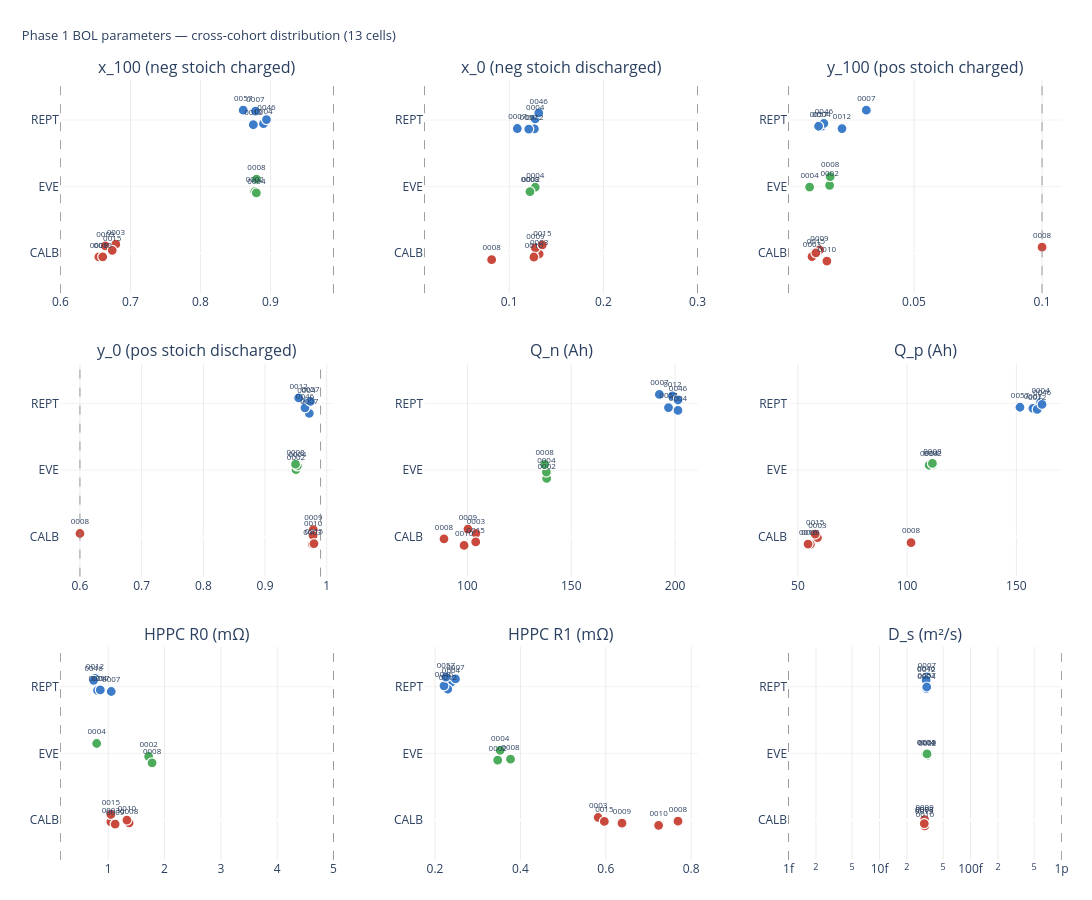

The code cell stored with this chart in its notebook:
### Markdown cell above
## 4. Per-parameter cross-cohort distributions

Same style as `cohort_parameter_distributions.ipynb` — one panel per BOL parameter, coloured by make. Look for cells that fall well outside the make's cluster (extraction / fit anomalies).

### Code cell
import plotly.graph_objects as go
from plotly.subplots import make_subplots

MAKE_COLOR = {'CALB': '#c94a3c', 'EVE': '#4dab5c', 'REPT': '#3c7cc9'}

PANELS = [
    ('x_100', 'x_100 (neg stoich charged)',   (0.60, 0.99)),
    ('x_0',   'x_0 (neg stoich discharged)',  (0.01, 0.30)),
    ('y_100', 'y_100 (pos stoich charged)',   (0.001, 0.10)),
    ('y_0',   'y_0 (pos stoich discharged)',  (0.60, 0.99)),
    ('Q_n',   'Q_n (Ah)',                     None),
    ('Q_p',   'Q_p (Ah)',                     None),
    ('R0_mΩ', 'HPPC R0 (mΩ)',                 (0.15, 5.0)),
    ('R1_mΩ', 'HPPC R1 (mΩ)',                 None),
    ('D_s',   'D_s (m²/s)',                   (1e-15, 1e-12)),
]
ncols = 3
nrows = int(np.ceil(len(PANELS) / ncols))
fig = make_subplots(rows=nrows, cols=ncols,
                     subplot_titles=[p[1] for p in PANELS],
                     vertical_spacing=0.09, horizontal_spacing=0.09)

y_pos = {'CALB': 0, 'EVE': 1, 'REPT': 2}

for i, (col, label, bounds) in enumerate(PANELS):
    row = i // ncols + 1; c = i % ncols + 1
    log_x = (col == 'D_s')
    for m in ['CALB','EVE','REPT']:
        sub = agg[agg['make'] == m]
        vals = sub[col].values.astype(float)
        cells = sub['cell'].values
        y_jitter = np.full(len(vals), y_pos[m], dtype=float) + \
                    np.random.default_rng(abs(hash(m+col)) % (2**32)).uniform(-0.15, 0.15, len(vals))
        fig.add_trace(go.Scatter(
            x=vals, y=y_jitter, mode='markers+text',
            marker=dict(size=10, color=MAKE_COLOR[m], line=dict(color='white', width=1.2)),
            text=cells, textposition='top center', textfont_size=8,
            showlegend=False,
            hovertemplate=(f'<b>{m} · %{{text}}</b><br>'
                            f'{label}: %{{x}}<extra></extra>'),
        ), row=row, col=c)
    if bounds is not None:
        lo, hi = bounds
        for x_ref in (lo, hi):
            if np.isfinite(x_ref):
                fig.add_vline(x=x_ref, row=row, col=c,
                               line=dict(color='grey', width=0.8, dash='dash'))
    fig.update_yaxes(tickmode='array',
                      tickvals=list(y_pos.values()),
                      ticktext=list(y_pos.keys()),
                      range=[-0.6, 2.6],
                      gridcolor='rgba(0,0,0,0.05)', row=row, col=c)
    fig.update_xaxes(gridcolor='rgba(0,0,0,0.08)', row=row, col=c,
                     type='log' if log_x else 'linear')

fig.update_layout(
    title=dict(text='Phase 1 BOL parameters — cross-cohort distribution (13 cells)',
                x=0.02, font_size=13),
    height=280*nrows+60, width=1150,
    plot_bgcolor='white',
    margin=dict(l=60, r=30, t=80, b=40),
)
fig.show()

### Figure 1 — Plotly figure (JSON) as saved in the notebook; plotly's stock layout.template omitted (floating-point values rounded to 4 significant figures)
{"data": [{"hovertemplate": "<b>CALB · %{text}</b><br>x_100 (neg stoich charged): %{x}<extra></extra>", "marker": {"color": "#c94a3c", "line": {"color": "white", "width": 1.2}, "size": 10}, "mode": "markers+text", "showlegend": false, "text": ["0003", "0008", "0009", "0010", "0015"], "textfont": {"size": 8}, "textposition": "top center", "type": "scatter", "x": [0.6792, 0.6549, 0.6643, 0.6605, 0.674], "xaxis": "x", "y": [0.1364, -0.05509, 0.1094, -0.05393, 0.04336], "yaxis": "y"}, {"hovertemplate": "<b>EVE · %{text}</b><br>x_100 (neg stoich charged): %{x}<extra></extra>", "marker": {"color": "#4dab5c", "line": {"color": "white", "width": 1.2}, "size": 10}, "mode": "markers+text", "showlegend": false, "text": ["0002", "0004", "0008"], "textfont": {"size": 8}, "textposition": "top center", "type": "scatter", "x": [0.8776, 0.8798, 0.88], "xaxis": "x", "y": [0.9233, 0.9054, 1.111], "yaxis": "y"}, {"hovertemplate": "<b>REPT · %{text}</b><br>x_100 (neg stoich charged): %{x}<extra></extra>", "marker": {"color": "#3c7cc9", "line": {"color": "white", "width": 1.2}, "size": 10}, "mode": "markers+text", "showlegend": false, "text": ["0004", "0007", "0012", "0046", "0057"], "textfont": {"size": 8}, "textposition": "top center", "type": "scatter", "x": [0.8901, 0.8786, 0.8755, 0.8943, 0.8611], "xaxis": "x", "y": [1.945, 2.134, 1.929, 2.006, 2.147], "yaxis": "y"}, {"hovertemplate": "<b>CALB · %{text}</b><br>x_0 (neg stoich discharged): %{x}<extra></extra>", "marker": {"color": "#c94a3c", "line": {"color": "white", "width": 1.2}, "size": 10}, "mode": "markers+text", "showlegend": false, "text": ["0003", "0008", "0009", "0010", "0015"], "textfont": {"size": 8}, "textposition": "top center", "type": "scatter", "x": [0.1318, 0.08135, 0.1278, 0.1262, 0.1352], "xaxis": "x2", "y": [-0.01167, -0.0962, 0.07951, -0.05703, 0.126], "yaxis": "y2"}, {"hovertemplate": "<b>EVE · %{text}</b><br>x_0 (neg stoich discharged): %{x}<extra></extra>", "marker": {"color": "#4dab5c", "line": {"color": "white", "width": 1.2}, "size": 10}, "mode": "markers+text", "showlegend": false, "text": ["0002", "0004", "0008"], "textfont": {"size": 8}, "textposition": "top center", "type": "scatter", "x": [0.123, 0.1277, 0.122], "xaxis": "x2", "y": [0.9283, 0.9901, 0.9231], "yaxis": "y2"}, {"hovertemplate": "<b>REPT · %{text}</b><br>x_0 (neg stoich discharged): %{x}<extra></extra>", "marker": {"color": "#3c7cc9", "line": {"color": "white", "width": 1.2}, "size": 10}, "mode": "markers+text", "showlegend": false, "text": ["0004", "0007", "0012", "0046", "0057"], "textfont": {"size": 8}, "textposition": "top center", "type": "scatter", "x": [0.1276, 0.1086, 0.1267, 0.1314, 0.1208], "xaxis": "x2", "y": [2.014, 1.872, 1.868, 2.106, 1.863], "yaxis": "y2"}, {"hovertemplate": "<b>CALB · %{text}</b><br>y_100 (pos stoich charged): %{x}<extra></extra>", "marker": {"color": "#c94a3c", "line": {"color": "white", "width": 1.2}, "size": 10}, "mode": "markers+text", "showlegend": false, "text": ["0003", "0008", "0009", "0010", "0015"], "textfont": {"size": 8}, "textposition": "top center", "type": "scatter", "x": [0.01017, 0.1, 0.0131, 0.01599, 0.01169], "xaxis": "x3", "y": [-0.04944, 0.09043, 0.04944, -0.1174, 0.005869], "yaxis": "y3"}, {"hovertemplate": "<b>EVE · %{text}</b><br>y_100 (pos stoich charged): %{x}<extra></extra>", "marker": {"color": "#4dab5c", "line": {"color": "white", "width": 1.2}, "size": 10}, "mode": "markers+text", "showlegend": false, "text": ["0002", "0004", "0008"], "textfont": {"size": 8}, "textposition": "top center", "type": "scatter", "x": [0.01705, 0.009233, 0.01727], "xaxis": "x3", "y": [1.018, 0.9928, 1.15], "yaxis": "y3"}, {"hovertemplate": "<b>REPT · %{text}</b><br>y_100 (pos stoich charged): %{x}<extra></extra>", "marker": {"color": "#3c7cc9", "line": {"color": "white", "width": 1.2}, "size": 10}, "mode": "markers+text", "showlegend": false, "text": ["0004", "0007", "0012", "0046", "0057"], "textfont": {"size": 8}, "textposition": "top center", "type": "scatter", "x": [0.01384, 0.03139, 0.02188, 0.01481, 0.01274], "xaxis": "x3", "y": [1.904, 2.147, 1.872, 1.949, 1.906], "yaxis": "y3"}, {"hovertemplate": "<b>CALB · %{text}</b><br>y_0 (pos stoich discharged): %{x}<extra></extra>", "marker": {"color": "#c94a3c", "line": {"color": "white", "width": 1.2}, "size": 10}, "mode": "markers+text", "showlegend": false, "text": ["0003", "0008", "0009", "0010", "0015"], "textfont": {"size": 8}, "textposition": "top center", "type": "scatter", "x": [0.9768, 0.6, 0.9782, 0.9778, 0.9793], "xaxis": "x4", "y": [-0.1142, 0.04669, 0.1043, 0.01843, -0.1039], "yaxis": "y4"}, {"hovertemplate": "<b>EVE · %{text}</b><br>y_0 (pos stoich discharged): %{x}<extra></extra>", "marker": {"color": "#4dab5c", "line": {"color": "white", "width": 1.2}, "size": 10}, "mode": "markers+text", "showlegend": false, "text": ["0002", "0004", "0008"], "textfont": {"size": 8}, "textposition": "top center", "type": "scatter", "x": [0.9502, 0.9523, 0.9494], "xaxis": "x4", "y": [1.004, 1.061, 1.088], "yaxis": "y4"}, {"hovertemplate": "<b>REPT · %{text}</b><br>y_0 (pos stoich discharged): %{x}<extra></extra>", "marker": {"color": "#3c7cc9", "line": {"color": "white", "width": 1.2}, "size": 10}, "mode": "markers+text", "showlegend": false, "text": ["0004", "0007", "0012", "0046", "0057"], "textfont": {"size": 8}, "textposition": "top center", "type": "scatter", "x": [0.967, 0.9717, 0.9546, 0.9647, 0.9736], "xaxis": "x4", "y": [2.017, 1.851, 2.082, 1.933, 2.031], "yaxis": "y4"}, {"hovertemplate": "<b>CALB · %{text}</b><br>Q_n (Ah): %{x}<extra></extra>", "marker": {"color": "#c94a3c", "line": {"color": "white", "width": 1.2}, "size": 10}, "mode": "markers+text", "showlegend": false, "text": ["0003", "0008", "0009", "0010", "0015"], "textfont": {"size": 8}, "textposition": "top center", "type": "scatter", "x": [104.1, 88.73, 100.3, 98.41, 104.0], "xaxis": "x5", "y": [0.05014, -0.03255, 0.1132, -0.1322, -0.07923], "yaxis": "y5"}, {"hovertemplate": "<b>EVE · %{text}</b><br>Q_n (Ah): %{x}<extra></extra>", "marker": {"color": "#4dab5c", "line": {"color": "white", "width": 1.2}, "size": 10}, "mode": "markers+text", "showlegend": false, "text": ["0002", "0004", "0008"], "textfont": {"size": 8}, "textposition": "top center", "type": "scatter", "x": [138.2, 138.0, 137.2], "xaxis": "x5", "y": [0.874, 0.9692, 1.083], "yaxis": "y5"}, {"hovertemplate": "<b>REPT · %{text}</b><br>Q_n (Ah): %{x}<extra></extra>", "marker": {"color": "#3c7cc9", "line": {"color": "white", "width": 1.2}, "size": 10}, "mode": "markers+text", "showlegend": false, "text": ["0004", "0007", "0012", "0046", "0057"], "textfont": {"size": 8}, "textposition": "top center", "type": "scatter", "x": [201.4, 192.4, 198.7, 201.4, 196.8], "xaxis": "x5", "y": [1.895, 2.134, 2.111, 2.051, 1.936], "yaxis": "y5"}, {"hovertemplate": "<b>CALB · %{text}</b><br>Q_p (Ah): %{x}<extra></extra>", "marker": {"color": "#c94a3c", "line": {"color": "white", "width": 1.2}, "size": 10}, "mode": "markers+text", "showlegend": false, "text": ["0003", "0008", "0009", "0010", "0015"], "textfont": {"size": 8}, "textposition": "top center", "type": "scatter", "x": [58.94, 101.8, 55.72, 54.66, 57.93], "xaxis": "x6", "y": [-0.01504, -0.09146, -0.1172, -0.1114, 0.03825], "yaxis": "y6"}, {"hovertemplate": "<b>EVE · %{text}</b><br>Q_p (Ah): %{x}<extra></extra>", "marker": {"color": "#4dab5c", "line": {"color": "white", "width": 1.2}, "size": 10}, "mode": "markers+text", "showlegend": false, "text": ["0002", "0004", "0008"], "textfont": {"size": 8}, "textposition": "top center", "type": "scatter", "x": [111.7, 110.1, 111.6], "xaxis": "x6", "y": [1.075, 1.072, 1.098], "yaxis": "y6"}, {"hovertemplate": "<b>REPT · %{text}</b><br>Q_p (Ah): %{x}<extra></extra>", "marker": {"color": "#3c7cc9", "line": {"color": "white", "width": 1.2}, "size": 10}, "mode": "markers+text", "showlegend": false, "text": ["0004", "0007", "0012", "0046", "0057"], "textfont": {"size": 8}, "textposition": "top center", "type": "scatter", "x": [161.1, 157.6, 159.5, 161.8, 151.6], "xaxis": "x6", "y": [2.013, 1.926, 1.909, 1.985, 1.942], "yaxis": "y6"}, {"hovertemplate": "<b>CALB · %{text}</b><br>HPPC R0 (mΩ): %{x}<extra></extra>", "marker": {"color": "#c94a3c", "line": {"color": "white", "width": 1.2}, "size": 10}, "mode": "markers+text", "showlegend": false, "text": ["0003", "0008", "0009", "0010", "0015"], "textfont": {"size": 8}, "textposition": "top center", "type": "scatter", "x": [1.046, 1.37, 1.122, 1.332, 1.047], "xaxis": "x7", "y": [-0.02624, -0.04312, -0.06058, -0.0009471, 0.08291], "yaxis": "y7"}, {"hovertemplate": "<b>EVE · %{text}</b><br>HPPC R0 (mΩ): %{x}<extra></extra>", "marker": {"color": "#4dab5c", "line": {"color": "white", "width": 1.2}, "size": 10}, "mode": "markers+text", "showlegend": false, "text": ["0002", "0004", "0008"], "textfont": {"size": 8}, "textposition": "top center", "type": "scatter", "x": [1.717, 0.7944, 1.778], "xaxis": "x7", "y": [0.9535, 1.149, 0.8588], "yaxis": "y7"}, {"hovertemplate": "<b>REPT · %{text}</b><br>HPPC R0 (mΩ): %{x}<extra></extra>", "marker": {"color": "#3c7cc9", "line": {"color": "white", "width": 1.2}, "size": 10}, "mode": "markers+text", "showlegend": false, "text": ["0004", "0007", "0012", "0046", "0057"], "textfont": {"size": 8}, "textposition": "top center", "type": "scatter", "x": [0.8103, 1.053, 0.7644, 0.7398, 0.859], "xaxis": "x7", "y": [1.945, 1.929, 2.127, 2.096, 1.953], "yaxis": "y7"}, {"hovertemplate": "<b>CALB · %{text}</b><br>HPPC R1 (mΩ): %{x}<extra></extra>", "marker": {"color": "#c94a3c", "line": {"color": "white", "width": 1.2}, "size": 10}, "mode": "markers+text", "showlegend": false, "text": ["0003", "0008", "0009", "0010", "0015"], "textfont": {"size": 8}, "textposition": "top center", "type": "scatter", "x": [0.5821, 0.7691, 0.6379, 0.7238, 0.5966], "xaxis": "x8", "y": [0.03768, -0.01674, -0.04675, -0.07981, -0.02164], "yaxis": "y8"}, {"hovertemplate": "<b>EVE · %{text}</b><br>HPPC R1 (mΩ): %{x}<extra></extra>", "marker": {"color": "#4dab5c", "line": {"color": "white", "width": 1.2}, "size": 10}, "mode": "markers+text", "showlegend": false, "text": ["0002", "0004", "0008"], "textfont": {"size": 8}, "textposition": "top center", "type": "scatter", "x": [0.3469, 0.3527, 0.3769], "xaxis": "x8", "y": [0.8986, 1.046, 0.9131], "yaxis": "y8"}, {"hovertemplate": "<b>REPT · %{text}</b><br>HPPC R1 (mΩ): %{x}<extra></extra>", "marker": {"color": "#3c7cc9", "line": {"color": "white", "width": 1.2}, "size": 10}, "mode": "markers+text", "showlegend": false, "text": ["0004", "0007", "0012", "0046", "0057"], "textfont": {"size": 8}, "textposition": "top center", "type": "scatter", "x": [0.2373, 0.2478, 0.2299, 0.221, 0.2255], "xaxis": "x8", "y": [2.066, 2.119, 1.965, 2.014, 2.145], "yaxis": "y8"}, {"hovertemplate": "<b>CALB · %{text}</b><br>D_s (m²/s): %{x}<extra></extra>", "marker": {"color": "#c94a3c", "line": {"color": "white", "width": 1.2}, "size": 10}, "mode": "markers+text", "showlegend": false, "text": ["0003", "0008", "0009", "0010", "0015"], "textfont": {"size": 8}, "textposition": "top center", "type": "scatter", "x": [3.105e-14, 3.109e-14, 3.126e-14, 3.144e-14, 3.099e-14], "xaxis": "x9", "y": [-0.01648, -0.0154, 0.004913, -0.08791, -0.05299], "yaxis": "y9"}, {"hovertemplate": "<b>EVE · %{text}</b><br>D_s (m²/s): %{x}<extra></extra>", "marker": {"color": "#4dab5c", "line": {"color": "white", "width": 1.2}, "size": 10}, "mode": "markers+text", "showlegend": false, "text": ["0002", "0004", "0008"], "textfont": {"size": 8}, "textposition": "top center", "type": "scatter", "x": [3.348e-14, 3.229e-14, 3.325e-14], "xaxis": "x9", "y": [0.9718, 0.9892, 0.9921], "yaxis": "y9"}, {"hovertemplate": "<b>REPT · %{text}</b><br>D_s (m²/s): %{x}<extra></extra>", "marker": {"color": "#3c7cc9", "line": {"color": "white", "width": 1.2}, "size": 10}, "mode": "markers+text", "showlegend": false, "text": ["0004", "0007", "0012", "0046", "0057"], "textfont": {"size": 8}, "textposition": "top center", "type": "scatter", "x": [3.268e-14, 3.315e-14, 3.278e-14, 3.243e-14, 3.3e-14], "xaxis": "x9", "y": [1.973, 2.148, 2.08, 2.103, 1.997], "yaxis": "y9"}], "layout": {"annotations": [{"font": {"size": 16}, "showarrow": false, "text": "x_100 (neg stoich charged)", "x": 0.1367, "xanchor": "center", "xref": "paper", "y": 1.0, "yanchor": "bottom", "yref": "paper"}, {"font": {"size": 16}, "showarrow": false, "text": "x_0 (neg stoich discharged)", "x": 0.5, "xanchor": "center", "xref": "paper", "y": 1.0, "yanchor": "bottom", "yref": "paper"}, {"font": {"size": 16}, "showarrow": false, "text": "y_100 (pos stoich charged)", "x": 0.8633, "xanchor": "center", "xref": "paper", "y": 1.0, "yanchor": "bottom", "yref": "paper"}, {"font": {"size": 16}, "showarrow": false, "text": "y_0 (pos stoich discharged)", "x": 0.1367, "xanchor": "center", "xref": "paper", "y": 0.6367, "yanchor": "bottom", "yref": "paper"}, {"font": {"size": 16}, "showarrow": false, "text": "Q_n (Ah)", "x": 0.5, "xanchor": "center", "xref": "paper", "y": 0.6367, "yanchor": "bottom", "yref": "paper"}, {"font": {"size": 16}, "showarrow": false, "text": "Q_p (Ah)", "x": 0.8633, "xanchor": "center", "xref": "paper", "y": 0.6367, "yanchor": "bottom", "yref": "paper"}, {"font": {"size": 16}, "showarrow": false, "text": "HPPC R0 (mΩ)", "x": 0.1367, "xanchor": "center", "xref": "paper", "y": 0.2733, "yanchor": "bottom", "yref": "paper"}, {"font": {"size": 16}, "showarrow": false, "text": "HPPC R1 (mΩ)", "x": 0.5, "xanchor": "center", "xref": "paper", "y": 0.2733, "yanchor": "bottom", "yref": "paper"}, {"font": {"size": 16}, "showarrow": false, "text": "D_s (m²/s)", "x": 0.8633, "xanchor": "center", "xref": "paper", "y": 0.2733, "yanchor": "bottom", "yref": "paper"}], "height": 900, "margin": {"b": 40, "l": 60, "r": 30, "t": 80}, "plot_bgcolor": "white", "shapes": [{"line": {"color": "grey", "dash": "dash", "width": 0.8}, "type": "line", "x0": 0.6, "x1": 0.6, "xref": "x", "y0": 0, "y1": 1, "yref": "y domain"}, {"line": {"color": "grey", "dash": "dash", "width": 0.8}, "type": "line", "x0": 0.99, "x1": 0.99, "xref": "x", "y0": 0, "y1": 1, "yref": "y domain"}, {"line": {"color": "grey", "dash": "dash", "width": 0.8}, "type": "line", "x0": 0.01, "x1": 0.01, "xref": "x2", "y0": 0, "y1": 1, "yref": "y2 domain"}, {"line": {"color": "grey", "dash": "dash", "width": 0.8}, "type": "line", "x0": 0.3, "x1": 0.3, "xref": "x2", "y0": 0, "y1": 1, "yref": "y2 domain"}, {"line": {"color": "grey", "dash": "dash", "width": 0.8}, "type": "line", "x0": 0.001, "x1": 0.001, "xref": "x3", "y0": 0, "y1": 1, "yref": "y3 domain"}, {"line": {"color": "grey", "dash": "dash", "width": 0.8}, "type": "line", "x0": 0.1, "x1": 0.1, "xref": "x3", "y0": 0, "y1": 1, "yref": "y3 domain"}, {"line": {"color": "grey", "dash": "dash", "width": 0.8}, "type": "line", "x0": 0.6, "x1": 0.6, "xref": "x4", "y0": 0, "y1": 1, "yref": "y4 domain"}, {"line": {"color": "grey", "dash": "dash", "width": 0.8}, "type": "line", "x0": 0.99, "x1": 0.99, "xref": "x4", "y0": 0, "y1": 1, "yref": "y4 domain"}, {"line": {"color": "grey", "dash": "dash", "width": 0.8}, "type": "line", "x0": 0.15, "x1": 0.15, "xref": "x7", "y0": 0, "y1": 1, "yref": "y7 domain"}, {"line": {"color": "grey", "dash": "dash", "width": 0.8}, "type": "line", "x0": 5.0, "x1": 5.0, "xref": "x7", "y0": 0, "y1": 1, "yref": "y7 domain"}, {"line": {"color": "grey", "dash": "dash", "width": 0.8}, "type": "line", "x0": 1e-15, "x1": 1e-15, "xref": "x9", "y0": 0, "y1": 1, "yref": "y9 domain"}, {"line": {"color": "grey", "dash": "dash", "width": 0.8}, "type": "line", "x0": 1e-12, "x1": 1e-12, "xref": "x9", "y0": 0, "y1": 1, "yref": "y9 domain"}], "title": {"font": {"size": 13}, "text": "Phase 1 BOL parameters — cross-cohort distribution (13 cells)", "x": 0.02}, "width": 1150, "xaxis": {"anchor": "y", "domain": [0.0, 0.2733], "gridcolor": "rgba(0,0,0,0.08)", "type": "linear"}, "xaxis2": {"anchor": "y2", "domain": [0.3633, 0.6367], "gridcolor": "rgba(0,0,0,0.08)", "type": "linear"}, "xaxis3": {"anchor": "y3", "domain": [0.7267, 1.0], "gridcolor": "rgba(0,0,0,0.08)", "type": "linear"}, "xaxis4": {"anchor": "y4", "domain": [0.0, 0.2733], "gridcolor": "rgba(0,0,0,0.08)", "type": "linear"}, "xaxis5": {"anchor": "y5", "domain": [0.3633, 0.6367], "gridcolor": "rgba(0,0,0,0.08)", "type": "linear"}, "xaxis6": {"anchor": "y6", "domain": [0.7267, 1.0], "gridcolor": "rgba(0,0,0,0.08)", "type": "linear"}, "xaxis7": {"anchor": "y7", "domain": [0.0, 0.2733], "gridcolor": "rgba(0,0,0,0.08)", "type": "linear"}, "xaxis8": {"anchor": "y8", "domain": [0.3633, 0.6367], "gridcolor": "rgba(0,0,0,0.08)", "type": "linear"}, "xaxis9": {"anchor": "y9", "domain": [0.7267, 1.0], "gridcolor": "rgba(0,0,0,0.08)", "type": "log"}, "yaxis": {"anchor": "x", "domain": [0.7267, 1.0], "gridcolor": "rgba(0,0,0,0.05)", "range": [-0.6, 2.6], "tickmode": "array", "ticktext": ["CALB", "EVE", "REPT"], "tickvals": [0, 1, 2]}, "yaxis2": {"anchor": "x2", "domain": [0.7267, 1.0], "gridcolor": "rgba(0,0,0,0.05)", "range": [-0.6, 2.6], "tickmode": "array", "ticktext": ["CALB", "EVE", "REPT"], "tickvals": [0, 1, 2]}, "yaxis3": {"anchor": "x3", "domain": [0.7267, 1.0], "gridcolor": "rgba(0,0,0,0.05)", "range": [-0.6, 2.6], "tickmode": "array", "ticktext": ["CALB", "EVE", "REPT"], "tickvals": [0, 1, 2]}, "yaxis4": {"anchor": "x4", "domain": [0.3633, 0.6367], "gridcolor": "rgba(0,0,0,0.05)", "range": [-0.6, 2.6], "tickmode": "array", "ticktext": ["CALB", "EVE", "REPT"], "tickvals": [0, 1, 2]}, "yaxis5": {"anchor": "x5", "domain": [0.3633, 0.6367], "gridcolor": "rgba(0,0,0,0.05)", "range": [-0.6, 2.6], "tickmode": "array", "ticktext": ["CALB", "EVE", "REPT"], "tickvals": [0, 1, 2]}, "yaxis6": {"anchor": "x6", "domain": [0.3633, 0.6367], "gridcolor": "rgba(0,0,0,0.05)", "range": [-0.6, 2.6], "tickmode": "array", "ticktext": ["CALB", "EVE", "REPT"], "tickvals": [0, 1, 2]}, "yaxis7": {"anchor": "x7", "domain": [0.0, 0.2733], "gridcolor": "rgba(0,0,0,0.05)", "range": [-0.6, 2.6], "tickmode": "array", "ticktext": ["CALB", "EVE", "REPT"], "tickvals": [0, 1, 2]}, "yaxis8": {"anchor": "x8", "domain": [0.0, 0.2733], "gridcolor": "rgba(0,0,0,0.05)", "range": [-0.6, 2.6], "tickmode": "array", "ticktext": ["CALB", "EVE", "REPT"], "tickvals": [0, 1, 2]}, "yaxis9": {"anchor": "x9", "domain": [0.0, 0.2733], "gridcolor": "rgba(0,0,0,0.05)", "range": [-0.6, 2.6], "tickmode": "array", "ticktext": ["CALB", "EVE", "REPT"], "tickvals": [0, 1, 2]}}}
